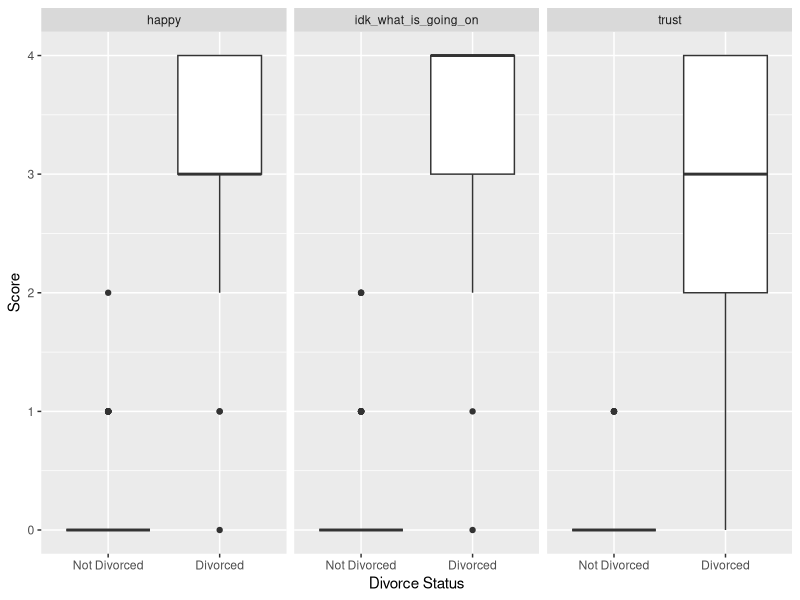
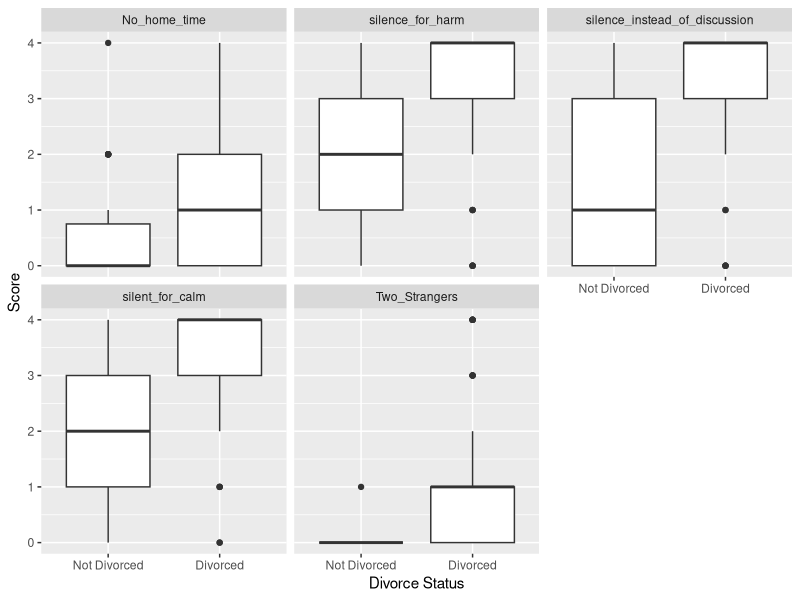
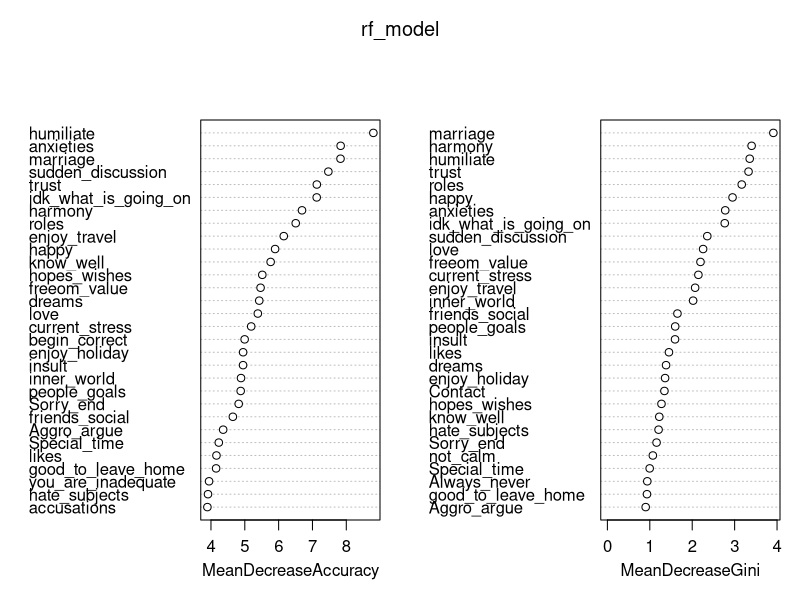
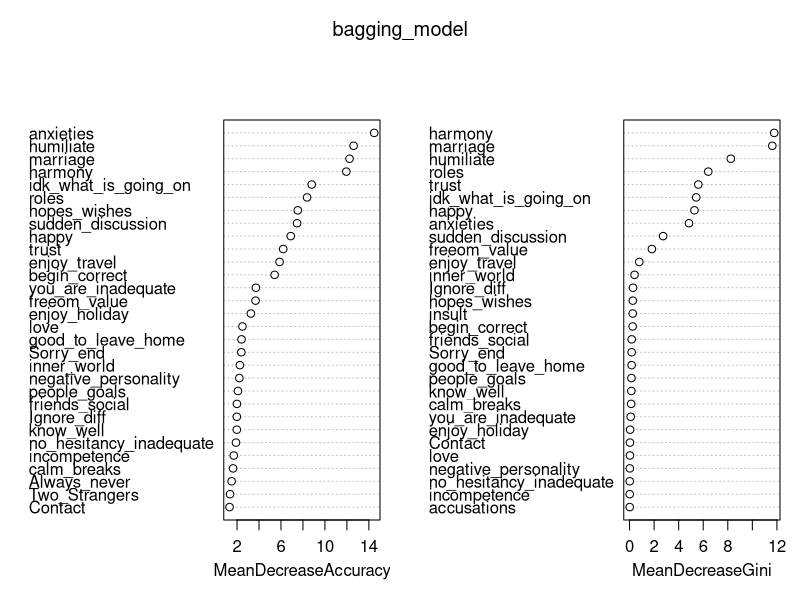
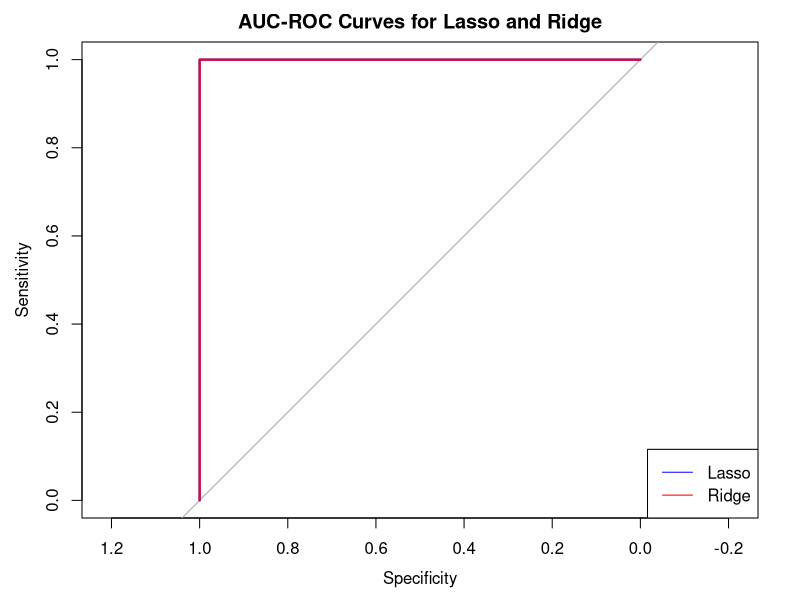
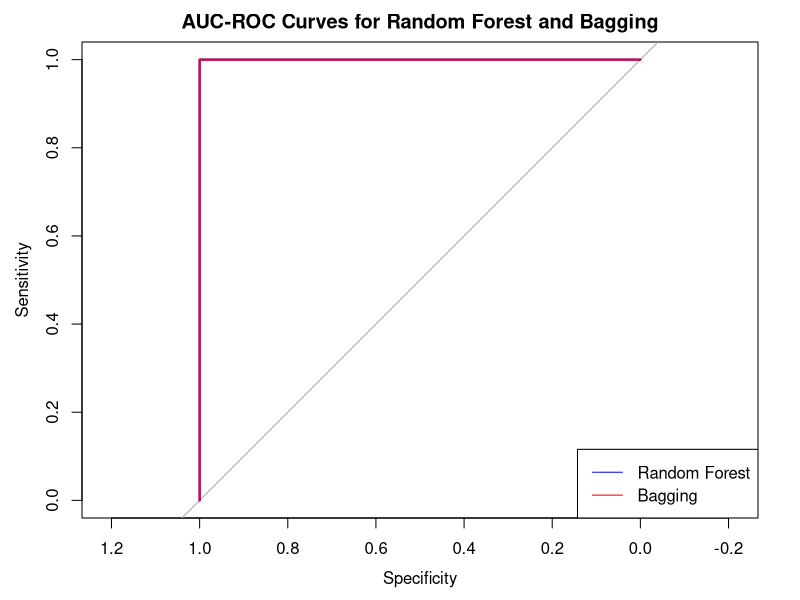

R code for these plots, in order:
## ---- chunk 1
#Written by: Casper Collet & Chu Li
library(tidyverse)
library(readxl)

# Load dataset
data_file <- "divorce.xlsx"
if (!file.exists(data_file)) {
  stop("Error: Data file 'divorce.xlsx' not found.")
}
divorce_data <- read_xlsx("divorce.xlsx")

# Check total rows
cat("Total rows in divorce_data:", nrow(divorce_data), "\n")

# Check for missing values
if (any(is.na(divorce_data))) {
  warning("Missing values detected. Removing rows with NAs.")
  divorce_data <- divorce_data %>%
    drop_na()
  cat("Rows after removing NAs:", nrow(divorce_data), "\n")
} else {
  cat("No missing values detected.\n")
}

# Check for duplicates
duplicates <- divorce_data %>%
  duplicated() %>%
  sum()
cat("Number of duplicate rows:", duplicates, "\n")

# Add row index for splitting
divorce_data <- divorce_data %>%
  mutate(.row = row_number())

# Split into 80% training and 20% testing sets
set.seed(123)
Unseendata <- divorce_data %>%
  slice_sample(prop = 0.2)  # 34 rows
seendata <- divorce_data %>%
  slice(-Unseendata$.row)   # Remaining 136 rows

# Remove temporary row index
Unseendata <- Unseendata %>% select(-.row)
seendata <- seendata %>% select(-.row)

# Rename columns
divorce_data <- divorce_data %>%
  rename(
    Two_Strangers = `2_strangers`,
    idk_what_is_going_on = `idk_what's_going_on`,
    I_Am_Right = `I'm_right`,
    I_am_not_wrong = `I'm_not_wrong`,
    I_am_not_guilty = `I'm_not_guilty`,
    you_are_inadequate = `you're_inadequate`
  )
Unseendata <- Unseendata %>%
  rename(
    Two_Strangers = `2_strangers`,
    idk_what_is_going_on = `idk_what's_going_on`,
    I_Am_Right = `I'm_right`,
    I_am_not_wrong = `I'm_not_wrong`,
    I_am_not_guilty = `I'm_not_guilty`,
    you_are_inadequate = `you're_inadequate`
  )
seendata <- seendata %>%
  rename(
    Two_Strangers = `2_strangers`,
    idk_what_is_going_on = `idk_what's_going_on`,
    I_Am_Right = `I'm_right`,
    I_am_not_wrong = `I'm_not_wrong`,
    I_am_not_guilty = `I'm_not_guilty`,
    you_are_inadequate = `you're_inadequate`
  )

# Convert Divorce_Y_N to factor
seendata <- seendata %>%
  mutate(Divorce_Y_N = as_factor(Divorce_Y_N))
Unseendata <- Unseendata %>%
  mutate(Divorce_Y_N = as_factor(Divorce_Y_N))

# Verify row counts
cat("Rows in seendata:", nrow(seendata), "\n")      # Should be 136
cat("Rows in Unseendata:", nrow(Unseendata), "\n")  # Should be 34
cat("Total rows:", nrow(seendata) + nrow(Unseendata), "\n")  # Should be 170
 
head(divorce_data)
str(divorce_data)
table(Unseendata$Divorce_Y_N, useNA = "always") 

## ---- chunk 2
# Written by: Chu Li
# Summarize means/SDs
overall_summary <- divorce_data %>%
  select(1:54) %>%
  summarise(across(.cols = everything(),
                   .fns = list(mean = ~mean(., na.rm = TRUE),
                               sd = ~sd(., na.rm = TRUE))))

# Replace underscores in column names to avoid splitting issues
names(overall_summary) <- gsub("_mean", ".mean", names(overall_summary))
names(overall_summary) <- gsub("_sd", ".sd", names(overall_summary))

# Pivot with dot separator
overall_summary <- overall_summary %>%
  pivot_longer(everything(), names_to = c("Variable", ".value"), names_sep = "\\.") %>%
  summarise(mean_range = paste(round(range(mean, na.rm = TRUE), 3), collapse = "–"),
            sd_range = paste(round(range(sd, na.rm = TRUE), 3), collapse = "–"))
print(overall_summary)
## ---- chunk 3
# Written by: Chu Li
# Outcome summary
outcome_summary <- table(divorce_data$Divorce_Y_N)
prop.table(outcome_summary)

# Correlation with outcome
cor_matrix <- cor(divorce_data[, 1:54], as.numeric(divorce_data$Divorce_Y_N))
# Sort to find top correlations
sorted_cor <- sort(cor_matrix[,1], decreasing = TRUE)
print(head(sorted_cor, 5))  # Top 5: idk_what_is_going_on, happy, roles, marriage, trust

# Predictor summaries (mean, SD) for top 5 questions
top_questions <- names(head(sorted_cor, 5))
divorce_data %>%
  summarise(across(all_of(top_questions), list(mean = ~mean(., na.rm = TRUE), sd = ~sd(., na.rm = TRUE))))

# Group differences for top 5 questions
group_means <- divorce_data %>%
  group_by(Divorce_Y_N) %>%
  summarise(across(all_of(top_questions), mean, na.rm = TRUE))
print(group_means)

# Correlation among predictors (check multicollinearity)
cor_predictors <- cor(divorce_data[, top_questions])
print(cor_predictors)
## ---- chunk 4
# Written by: Chu Li
# Load ggplot2 for visualization
library(ggplot2)

# Data for top 3
top_vars <- c("idk_what_is_going_on", "happy", "trust")
plot_data <- divorce_data %>%
  select(Divorce_Y_N, all_of(top_vars)) %>%
  mutate(Divorce_Y_N = factor(Divorce_Y_N, levels = c(0, 1), labels = c("Not Divorced", "Divorced"))) %>%
  pivot_longer(cols = all_of(top_vars), names_to = "Variable", values_to = "Score")

# Boxplot
ggplot(plot_data, aes(x = Divorce_Y_N, y = Score)) +
  geom_boxplot() +
  facet_wrap(~ Variable) +
  labs(x = "Divorce Status", y = "Score")

# Data for lowest 5
low_vars <- c("No_home_time", "silence_for_harm", "Two_Strangers", "silent_for_calm", "silence_instead_of_discussion")
plot_data <- divorce_data %>%
  select(Divorce_Y_N, all_of(low_vars)) %>%
  mutate(Divorce_Y_N = factor(Divorce_Y_N, levels = c(0, 1), labels = c("Not Divorced", "Divorced"))) %>%
  pivot_longer(cols = all_of(low_vars), names_to = "Variable", values_to = "Score")

# Boxplot
ggplot(plot_data, aes(x = Divorce_Y_N, y = Score)) +
  geom_boxplot() +
  facet_wrap(~ Variable) +
  labs(x = "Divorce Status", y = "Score")
## ---- chunk 5
# Written by: Casper Collet
# Now that we have data to work with (the remaining 80%) we can try different models to test predictability power. We start with random forest. We choos deliberatly to not split the seendata again in traindata and testdata because we have a relatively small dataset. Otherwise the machine learning might be less accurate and we don't want that.

library(randomForest)

#To ensure the last variables not interfering with the tests, we make it a binary valuable with either 1 or 0 and remove the old variable. This is just to be sure.

seendata$Divorce_Y_N <- as.factor(seendata$Divorce_Y_N)

rf_model <- randomForest(Divorce_Y_N ~ ., data = seendata, ntree = 500, mtry = 3, importance = TRUE)
print(rf_model)
## ---- chunk 6
# Written by Casper Collet
# Here we test the accuracy of the model on the unseendata, this came down to 100%, because it had perfect accuracy.
library(caret)
Unseendata$Divorce_Y_N <- factor(Unseendata$Divorce_Y_N, levels = levels(seendata$Divorce_Y_N))

unseen_predictions <- predict(rf_model, Unseendata)

# Evaluate the accuracy on Unseendata
conf_matrix_unseen <- confusionMatrix(unseen_predictions, Unseendata$Divorce_Y_N)
print(conf_matrix_unseen)

## ---- chunk 7
# Written by: Casper Collet
# We can use this random forest also to check for the most important questions for predicting divorce, after we use the different methods we can see if they also validate these.
importance(rf_model) 
varImpPlot(rf_model) 
Randomforest_most_important_questions <- importance(rf_model) #To compare later on

## ---- chunk 8
# Written by: Casper Collet
# Secondly, we will try the method Bagging (Bootstrap Aggregating). This is quite similar to RandomForest, but might give us some new insights. 

bagging_model <- randomForest(Divorce_Y_N ~ ., data = seendata, ntree = 500, mtry = ncol(seendata) - 1, importance = TRUE)

print(bagging_model)

# We immediately see that in the bagging method, has one less falsely classified object in the confusion matrix (4 became 3). Next on we test the bagging method on the unseen data. This show us an accuracy of 77.14% which is less than the 100% from random forest.

unseen_predictions <- predict(bagging_model, Unseendata)

# Evaluate the accuracy on Unseendata
conf_matrix_unseenbag <- confusionMatrix(unseen_predictions, Unseendata$Divorce_Y_N)
print(conf_matrix_unseenbag)

# Here we show the most important variables from the bagging model.

importance(bagging_model)
varImpPlot(bagging_model)
Bagging_most_important_questions <- importance(bagging_model)
## ---- chunk 9
# written by: Chu Li
#Next up is the Lasso model (Least Absolute Shrinkage and Selection Operator). We have no categorical objects and already made sure before that the Divorce column is binary.

# Load required packages
library(glmnet)

# Prepare the data for Lasso and Ridge models
# Convert the dataset to a matrix format suitable for glmnet
x <- as.matrix(seendata[, -ncol(seendata)])  # All predictor variables
y <- as.numeric(as.character(seendata$Divorce_Y_N))  # Convert factor to numeric response

# Fit Lasso model
lasso_model <- cv.glmnet(x, y, alpha = 1, family = "binomial")  # L1 regularization
lasso_best_lambda <- lasso_model$lambda.min  # Get the best lambda
lasso_coefficients <- coef(lasso_model, s = lasso_best_lambda)  # Extract coefficients
# Print results
print("Lasso Model Coefficients:")
print(lasso_coefficients)
## ---- chunk 10
# written by: Chu Li
# Last but not least, the Ridge model.
library(dplyr)
ridge_model <- cv.glmnet(x, y, alpha = 0, family = "binomial")  # L2 regularization
ridge_best_lambda <- ridge_model$lambda.min  # Get the best lambda
ridge_coefficients <- coef(ridge_model, s = ridge_best_lambda)  # Extract coefficients

print("Ridge Model Coefficients:")
print(ridge_coefficients)
# Convert sparse matrix to a regular named vector and remove intercept
coef_vector <- as.vector(ridge_coefficients)[-1]  # Drop intercept (first element)
names_vector <- rownames(ridge_coefficients)[-1]  # Drop intercept name

# Combine names and values into a data frame
coef_df <- data.frame(
  Variable = names_vector,
  Coefficient = coef_vector
)

# Get top 10 largest coefficients by absolute value
top10 <- coef_df %>% 
  arrange(desc(abs(Coefficient))) %>%
  slice(1:10)

# Get bottom 10 smallest (non-zero) coefficients by absolute value
bottom5 <- coef_df %>%
  filter(Coefficient != 0) %>%
  arrange(abs(Coefficient)) %>%
  slice(1:10)

# Print results
cat("Top 10 largest coefficients (by absolute value):\n")
print(top10)

cat("\nTop 10 smallest non-zero coefficients (by absolute value):\n")
print(bottom5)

## ---- chunk 11
# written by: Chu Li
# Evaluate 2 models (Lasso, Ridge) using Unseendata. Then calculate Accuracy, AUC-ROC curves, and Mean Square Error (MSE) for each model. Finally Visualize AUC-ROC curves to compare model performance 

# Load necessary libraries
library(pROC)

# Convert Divorce label to factor for classification
Unseendata$Divorce_Y_N <- as.factor(Unseendata$Divorce_Y_N)

# Prepare data matrices for Lasso and Ridge (glmnet requires matrix input)
x_train <- as.matrix(seendata[, -ncol(seendata)])  # Features from seen data
y_train <- as.numeric(as.character(seendata$Divorce_Y_N))  # Convert factor to numeric
x_test <- as.matrix(Unseendata[, -ncol(Unseendata)])  # Features from unseen data
y_test <- as.numeric(as.character(Unseendata$Divorce_Y_N))  # Convert factor to numeric

# Train Lasso Model (L1 regularization)
lasso_model <- cv.glmnet(x_train, y_train, alpha = 1, family = "binomial")
lasso_pred <- predict(lasso_model, newx = x_test, s = "lambda.min", type = "response")
lasso_class <- ifelse(lasso_pred > 0.5, 1, 0)  # Convert probabilities to binary labels

# Train Ridge Model (L2 regularization)
ridge_model <- cv.glmnet(x_train, y_train, alpha = 0, family = "binomial")
ridge_pred <- predict(ridge_model, newx = x_test, s = "lambda.min", type = "response")
ridge_class <- ifelse(ridge_pred > 0.5, 1, 0)  # Convert probabilities to binary labels

# Compute evaluation metrics
evaluate_model <- function(true_labels, predicted_labels, predicted_probs) {
  accuracy <- sum(true_labels == predicted_labels) / length(true_labels)  # Compute accuracy
  auc <- auc(roc(true_labels, predicted_probs))  # Compute AUC-ROC
  mse <- mean((true_labels - predicted_probs)^2)  # Compute Mean Squared Error
  return(list(accuracy = accuracy, AUC = auc, MSE = mse))
}

# Evaluate Lasso
lasso_results <- evaluate_model(y_test, lasso_class, lasso_pred)
print("Lasso Model Results:")
print(lasso_results)

# Evaluate Ridge
ridge_results <- evaluate_model(y_test, ridge_class, ridge_pred)
print("Ridge Model Results:")
print(ridge_results)

# Plot AUC-ROC Curves
roc_lasso <- roc(y_test, lasso_pred)
roc_ridge <- roc(y_test, ridge_pred)

plot(roc_lasso, col = "blue", main = "AUC-ROC Curves for Lasso and Ridge")
plot(roc_ridge, col = "red", add = TRUE)
legend("bottomright", legend = c("Lasso", "Ridge"), col = c("blue", "red"), lty = 1)
## ---- chunk 12
# written by: Chu Li

Unseendata$Divorce_Y_N <- as.factor(Unseendata$Divorce_Y_N)

# Train Random Forest Model
rf_model <- randomForest(Divorce_Y_N ~ ., data = seendata, ntree = 500, mtry = 3, importance = TRUE)
rf_pred <- predict(rf_model, newdata = Unseendata, type = "prob")[,2]  # Extract probability scores
rf_class <- ifelse(rf_pred > 0.5, 1, 0)  # Convert probabilities to binary labels

# Train Bagging Model
bagging_model <- randomForest(Divorce_Y_N ~ ., data = seendata, ntree = 500, mtry = ncol(seendata) - 1, importance = TRUE)
bagging_pred <- predict(bagging_model, newdata = Unseendata, type = "prob")[,2]
bagging_class <- ifelse(bagging_pred > 0.5, 1, 0)

# Function to compute evaluation metrics
evaluate_model <- function(true_labels, predicted_labels, predicted_probs) {
  accuracy <- sum(true_labels == predicted_labels) / length(true_labels)  # Compute accuracy
  auc <- auc(roc(true_labels, predicted_probs))  # Compute AUC-ROC
  mse <- mean((true_labels - predicted_probs)^2)  # Compute Mean Squared Error
  return(list(accuracy = accuracy, AUC = auc, MSE = mse))
}

# Evaluate Random Forest
rf_results <- evaluate_model(as.numeric(as.character(Unseendata$Divorce_Y_N)), rf_class, rf_pred)
print("Random Forest Model Results:")
print(rf_results)

# Evaluate Bagging
bagging_results <- evaluate_model(as.numeric(as.character(Unseendata$Divorce_Y_N)), bagging_class, bagging_pred)
print("Bagging Model Results:")
print(bagging_results)

# Plot AUC-ROC Curves
roc_rf <- roc(as.numeric(as.character(Unseendata$Divorce_Y_N)), rf_pred)
roc_bagging <- roc(as.numeric(as.character(Unseendata$Divorce_Y_N)), bagging_pred)

plot(roc_rf, col = "blue", main = "AUC-ROC Curves for Random Forest and Bagging")
plot(roc_bagging, col = "red", add = TRUE)
legend("bottomright", legend = c("Random Forest", "Bagging"), col = c("blue", "red"), lty = 1)

